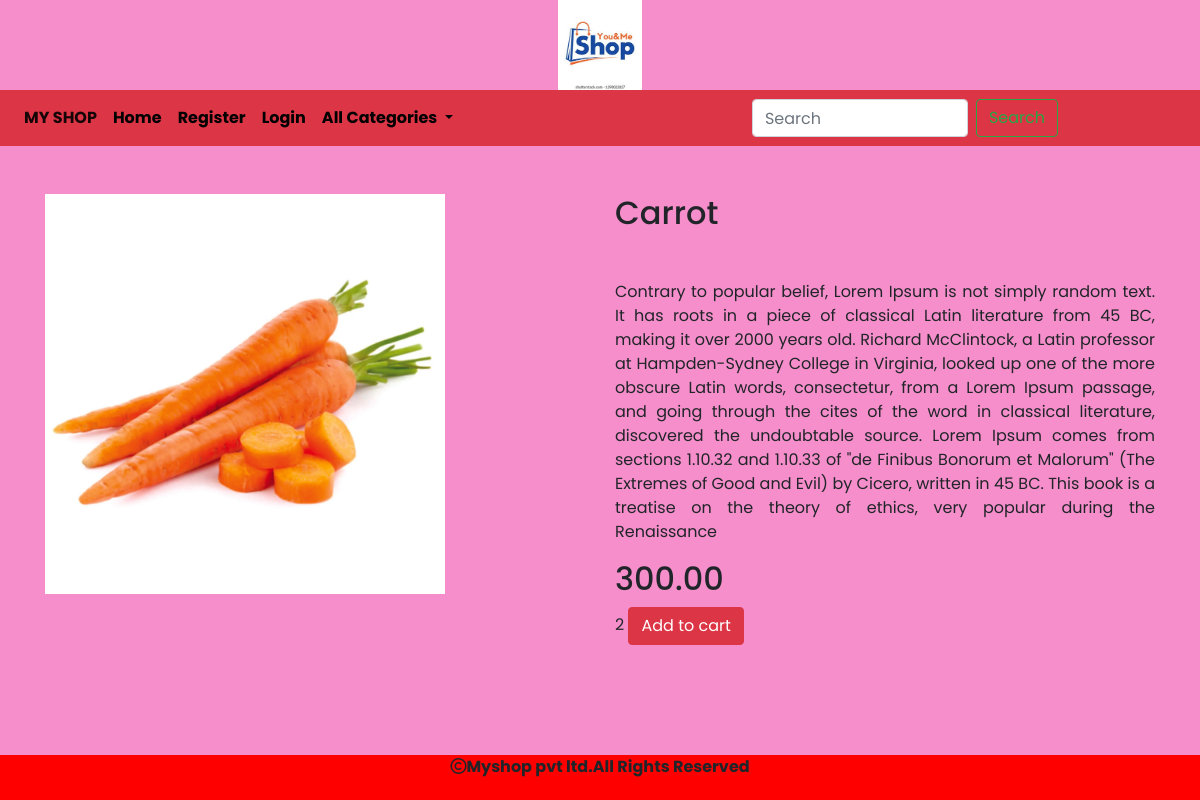
The page /detail/Carrot on the database its author committed.
### shop/models.py (models this page shows, shortened)
class Products(models.Model):
    name = models.CharField(max_length=20)
    desc = models.TextField()
    image = models.ImageField(upload_to="images/products", null=True, blank=True)
    price=models.DecimalField(max_digits=10,decimal_places=2)
    stock=models.IntegerField()
    available=models.BooleanField(default=True)
    created=models.DateTimeField(auto_now_add=True)
    updated=models.DateTimeField(auto_now=True)
    category=models.ForeignKey(Category,on_delete=models.CASCADE)

### shop/views.py (the view)
# urls.py: path('detail/<p>',views.detail,name="detail"),
def detail(request,p):
    p=Products.objects.get(name=p)
    return render(request,'detail.html',{'p':p})

### cart/context_processors.py (called while the page is built)
def total(request):
    item_count=0
    if request.user:
        u = request.user
        try:
            cart = Cart.objects.filter(user=u)
            for i in cart:
                item_count += i.quantity
        except:
            item_count = 0
    return {'count': item_count}

### shop/context_processors.py (called while the page is built)
def menu_links(request):
    c=Category.objects.all()
    return{'links':c}

### templates/detail.html
{% extends 'base.html' %}
{% load static %}
{% block content %}
<div class="container" style="margin-bottom:100px;">
    <div class="row mt-5">
        <div class="col sm-4 me-5">
            <img src="{{p.image.url}}" height="400px" width="400px">
        </div>
         <div class="col sm-6 me-5">
             <h2>{{p.name}}</h2>
             <p class=" mt-5 lh-base" style="text-align:justify">{{p.desc}}</p>
             <h2 class="mt-2">{{p.price}}</h2>
             {{p.stock}}
             {% if user.is_superuser == True %}
             {% if p.stock == 0 %}
             <h2>Out of stock</h2>
             <a href="{% url 'admin:index' %} " class="btn btn-danger">Add Stock</a>
             {% else %}
             <h2>Product in Stock</h2>
             <a href="{% url 'admin:index' %}" class="btn btn-danger">Add stock</a>
             {% endif %}
             {% else %}
             {% if p.stock == 0 %}
             <h2>Out of stock</h2>
             {% else %}
             <a href="{% url 'cart:addtocart' p.name %}" class="btn btn-danger">Add to cart</a>
             {% endif %}
             {% endif %}
         </div>
    </div>
</div>
{% endblock %}

### static/css/style.css (style rules this page uses)
body { font-family: 'Poppins', sans-serif; background-color:rgb(245, 142, 202); }

### rows shown on the page
Products: image (picture), name "Carrot", desc "Contrary to popular belief, Lorem Ipsum is not simply random text. It has roots in a piece of classical Latin literature from 45 BC, making it over 2000 years old. Richard McClintock, a Latin professor at Hampden-Sydney College in Virginia, looked up one of the more obscure Latin words, consectetur, from a Lorem Ipsum passage, and going through the cites of the word in classical literature, discovered the undoubtable source. Lorem Ipsum comes from sections 1.10.32 and 1.10.33 of \"de Finibus Bonorum et Malorum\" (The Extremes of Good and Evil) by Cicero, written in 45 BC. This book is a treatise on the theory of ethics, very popular during the Renaissance", price "300.00", stock "2"
